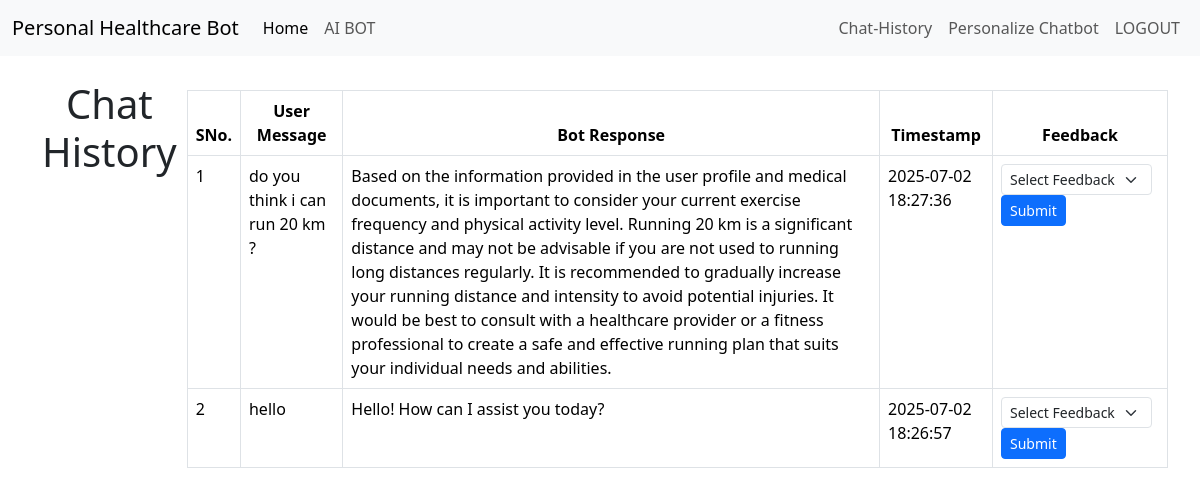
Page /history (signed in) on the earlier database version.
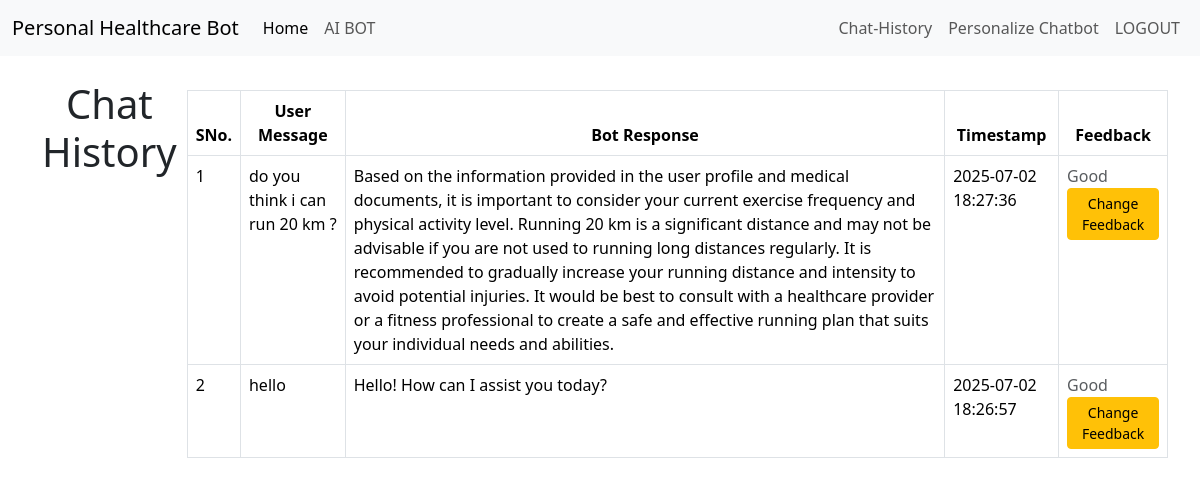
Same page on the later database version.
### tables this page shows
CREATE TABLE chat_history (
    id INTEGER PRIMARY KEY AUTOINCREMENT,
    username TEXT NOT NULL,
    user_message TEXT NOT NULL,
    bot_response TEXT NOT NULL,
    timestamp DATETIME DEFAULT CURRENT_TIMESTAMP
, feedback TEXT DEFAULT NULL);

### app.py (the view, shortened to what this page needs)
@app.route("/history",methods=["GET", "POST"])
def history():
    if "user" not in session:
        flash("You must be logged in to access this page", "danger")
        return redirect(url_for("login"))
    with engine.begin() as conn:
        chats = conn.execute(
            text("SELECT * FROM chat_history WHERE username = :username ORDER BY timestamp DESC"),
            {"username": session["user"]}
        ).fetchall()
    return render_template("history.html", chats=chats)

### app.py (called while the page is built)
@app.after_request
def after_request(response):
    response.headers["Cache-Control"] = "no-cache, no-store, must-revalidate"
    response.headers["Expires"] = 0
    response.headers["Pragma"] = "no-cache"
    return response

### templates/history.html (shortened to what this page needs)
{% extends "layout.html" %}
{% block head %}
    <link rel="stylesheet" href="{{ url_for('static', filename='css/history.css') }}">
{%endblock%}
{% block main %}
<div class="container mt-4 d-flex justify-content-center">
    <h1 class="text-center">Chat History</h1>
    <div class="list-group">
        <table class="table table-bordered table-hover mb-4 dist-10">
            <thead>
                <tr>
                    <th scope="col" class="text-center">SNo.</th>
                    <th scope="col" class="text-center">User Message</th>
                    <th scope="col" class="text-center">Bot Response</th>
                    <th scope="col" class="text-center">Timestamp</th>
                    <th scope="col" class="text-center">Feedback</th>
                </tr>
            </thead>
        {% for chat in chats %}
                <tbody>
                    <tr class="{% if chat[5] == 'bad' %}table-danger{% elif chat[5] == 'good' %}table-success{% endif %}">
                        <td>{{loop.index}}</td>
                        <td>{{ chat[2] }}</td>
                        <td>{{ chat[3] }}</td>
                        <td>{{ chat[4]}}</td>
                        <td class="feedback-cell">
                            {% if chat[5] %}
                              <form method="POST" class="static-feedback-form">
                                <span class="text-muted">{{ chat[5] }}</span>
                                <button type="button" class="btn btn-sm btn-warning change-btn">Change Feedback</button>
                              </form>
                            {% else %}
                              <form method="POST">
                                <select name="feedback" class="form-select form-select-sm d-inline w-auto">
                                  <option value="">Select Feedback</option>
                                </select>
                                <button type="submit" class="btn btn-sm btn-primary">Submit</button>
                              </form>
                            {% endif %}
                          </td>
                    </tr>
                </tbody>
            {% endfor %}
        </table>
    </div>
</div>
{% endblock %}

### templates/layout.html (shortened to what this page needs)
<!DOCTYPE html>
<html lang="en">
<head>
    <link href="https://cdn.jsdelivr.net/npm/bootstrap@5.3.6/dist/css/bootstrap.min.css" rel="stylesheet">
    {% block head %}{% endblock %}
</head>
<body>
    <nav class="navbar navbar-expand-lg navbar-light bg-light">
        <div class="container-fluid">
            <a class="navbar-brand" href="#">Personal Healthcare Bot</a>
            <div class="collapse navbar-collapse" id="navbarNav">
                <ul class="navbar-nav me-auto">
                    <li class="nav-item">
                        <a class="nav-link active" aria-current="page" href="{{ url_for('index') }}">Home</a>
                    </li>
                    <li class="nav-item">
                        <a class="nav-link" href="{{ url_for('chatbot') }}">AI BOT</a>
                    </li>
                </ul>
                <ul class="navbar-nav ms-auto">
                    <li class="nav-item">
                        <a class="nav-link" href="{{ url_for('history') }}">Chat-History</a>
                    </li>
                    <li class="nav-item">
                        <a class="nav-link" href = "{{ url_for('save_profile') }}">Personalize Chatbot</a>
                    </li>
                    <li class="nav-item">
                        <a class="nav-link" href="{{ url_for('logout') }}">LOGOUT</a>
                    </li>
                </ul>
            </div>
        </div>
    </nav>
    {% block main %}{% endblock %}
</body>
</html>

### static/css/history.css (style rules this page uses)
.dist-10 { margin: 10px; }

Differences in the rows shown:
changed chat_history "do you think i can run 20 km ?": feedback "Select Feedback" → "Good"
changed chat_history "hello": feedback "Select Feedback" → "Good"
